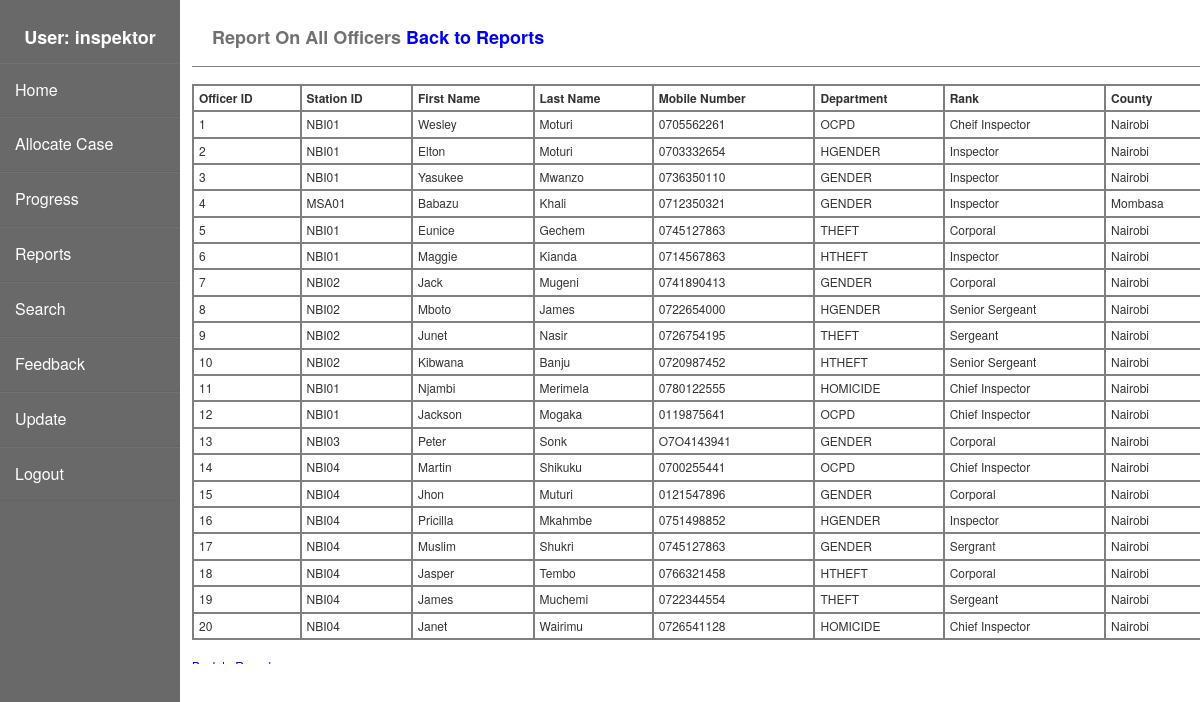
The app's page /genderhead/viewofficers.php (signed in) with its own data.
### tables this page shows
CREATE TABLE `users` (
  `id` int(11) NOT NULL,
  `firstName` varchar(50) DEFAULT NULL,
  `lastName` varchar(50) DEFAULT NULL,
  `mobile` varchar(20) DEFAULT NULL,
  `stationCode` varchar(20) DEFAULT NULL,
  `county` varchar(20) DEFAULT NULL,
  `department` varchar(20) DEFAULT NULL,
  `rank` varchar(20) DEFAULT NULL,
  `username` varchar(20) DEFAULT NULL,
  `password` varchar(255) DEFAULT NULL,
  `date` timestamp NULL DEFAULT current_timestamp()
);

### genderhead/viewofficers.php (the view, shortened to what this page needs)
<?php
$server="localhost";
$username="moturi";
$password="logmein";
$dbname="nationalcrimeinvestigation";
$con= mysqli_connect($server, $username, $password, $dbname);
?>
<!DOCTYPE html>
<html lang="en">
<head>
        <link href="../stylesheet.css" rel="stylesheet" type="text/css">
</head>
<body>
    <div class="wrapper">
        <div class="sidebar">
            <h2>User:
                <?php
            echo  $_SESSION["user"]
            ?>
            </h2>
            <ul style="list-style-type:none;">
                            <li><a href="index.php">Home</a></li>
                <li><a href="allocate.php">Allocate Case</a></li>
                <li><a href="progress.php">Progress</a></li>
                <li><a href="filter.php">Reports</a></li>
                <li><a href="search.php">Search</a></li>
                <li><a href="feedback.php">Feedback</a></li>
                <li><a href="update.php">Update</a></li>
                <li><a href="../logout.php">Logout</a></li>
            </ul>
        </div>
        <div class="main_content">
            <div class="main_content">
                <div class="top">
                    <H2>Report On All Officers <a href="index.php">Back to Reports</a></H2>
                </div>
    <br>
<div class="tabsort">
<table id="myTable">
    <tr>
        <th>Officer ID</th>
        <th>Station ID</th>
        <th>First Name</th>
        <th>Last Name</th>
        <th>Mobile Number</th>
        <th>Department</th>
        <th>Rank</th>
        <th>County</th>
    </tr>
    <?php
    $sql="SELECT * FROM users ORDER BY id ASC";
    $result=mysqli_query($con,$sql);
    if($result){
    while($row=mysqli_fetch_assoc($result)){
                        $id=$row['id'];
                        $stationCode=$row['stationCode'];
                        $firstName=$row['firstName'];
                        $lastName=$row['lastName'];
                        $mobile=$row['mobile'];
                        $department=$row['department'];
                        $rank=$row['rank'];
                        $county=$row['county'];
echo '
<tr>
        <td scope ="row">'.$id.' </td>
        <td>'.$stationCode.'</td>
        <td>'.$firstName.'</td>
        <td>'.$lastName.'</td>
        <td>'.$mobile.'</td>
        <td>'.$department.'</td>
        <td>'.$rank.'</td>
        <td>'.$county.'</td>
</tr>
';}
    }
    ?>
</table>
<br>
    <a href="filter.php">Back to Reports</a>
</div>
</div>
</div>
        </div>
</body>
</html>

### stylesheet.css (style rules this page uses)
body { font-family: "Helvetica Neue", Helvetica, Arial, sans-serif; font-size: 12px; line-height: 1.42857143; color: #333; background-color: #fff; background-image: none; margin: 0; }
* { box-sizing: border-box; }
a:link { text-decoration: none; }
.wrapper { display: flex; position: relative; overflow: hidden; }
.wrapper .sidebar { width: 15%; height: 100%; background: dimgrey; padding: 10px 0px; position: fixed; padding-right: -10px; }
.wrapper .sidebar h2 { color: #fff; text-align: center; margin-bottom: 5px; }
.wrapper .sidebar ul { margin-left: -40px; }
.wrapper .sidebar ul li { padding: 15px; border-bottom: 1px solid #676798; border-bottom: 1px solid rgba(0,0,0,0.05); border-top: 1px solid rgba(255,255,255,0.05); }
.wrapper .sidebar ul li a { color: white; display: block; font-size: medium; }
.wrapper .main_content { width: 100%; margin-left: 8%; position: fixed; }
.wrapper .main_content .top { padding: 10px 20px; padding-bottom: 0px; background: #fff; color: #717171; border-bottom: 1px solid grey; }
table { border-spacing: 0; width: 85%; border: 1px solid grey; }
td ,th { text-align: left; padding: 5px; border: 1px solid grey; line-height: 1.2; }
.tabsort { max-height: 580px; overflow-y: scroll; }

### records on screen
users: id "1", stationCode "NBI01", firstName "Wesley", lastName "Moturi", mobile "0705562261", department "OCPD", rank "Cheif Inspector", county "Nairobi"
users: id "2", stationCode "NBI01", firstName "Elton", lastName "Moturi", mobile "0703332654", department "HGENDER", rank "Inspector", county "Nairobi"
users: id "3", stationCode "NBI01", firstName "Yasukee", lastName "Mwanzo", mobile "0736350110", department "GENDER", rank "Inspector", county "Nairobi"
users: id "4", stationCode "MSA01", firstName "Babazu", lastName "Khali", mobile "0712350321", department "GENDER", rank "Inspector", county "Mombasa"
users: id "5", stationCode "NBI01", firstName "Eunice", lastName "Gechem", mobile "0745127863", department "THEFT", rank "Corporal", county "Nairobi"
users: id "6", stationCode "NBI01", firstName "Maggie", lastName "Kianda", mobile "0714567863", department "HTHEFT", rank "Inspector", county "Nairobi"
users: id "7", stationCode "NBI02", firstName "Jack", lastName "Mugeni", mobile "0741890413", department "GENDER", rank "Corporal", county "Nairobi"
users: id "8", stationCode "NBI02", firstName "Mboto", lastName "James", mobile "0722654000", department "HGENDER", rank "Senior Sergeant", county "Nairobi"
users: id "9", stationCode "NBI02", firstName "Junet", lastName "Nasir", mobile "0726754195", department "THEFT", rank "Sergeant", county "Nairobi"
users: id "10", stationCode "NBI02", firstName "Kibwana", lastName "Banju", mobile "0720987452", department "HTHEFT", rank "Senior Sergeant", county "Nairobi"
users: id "11", stationCode "NBI01", firstName "Njambi", lastName "Merimela", mobile "0780122555", department "HOMICIDE", rank "Chief Inspector", county "Nairobi"
users: id "12", stationCode "NBI01", firstName "Jackson", lastName "Mogaka", mobile "0119875641", department "OCPD", rank "Chief Inspector", county "Nairobi"
users: id "13", stationCode "NBI03", firstName "Peter", lastName "Sonk", mobile "O7O4143941", department "GENDER", rank "Corporal", county "Nairobi"
users: id "14", stationCode "NBI04", firstName "Martin", lastName "Shikuku", mobile "0700255441", department "OCPD", rank "Chief Inspector", county "Nairobi"
users: id "15", stationCode "NBI04", firstName "Jhon", lastName "Muturi", mobile "0121547896", department "GENDER", rank "Corporal", county "Nairobi"
users: id "16", stationCode "NBI04", firstName "Pricilla", lastName "Mkahmbe", mobile "0751498852", department "HGENDER", rank "Inspector", county "Nairobi"
users: id "17", stationCode "NBI04", firstName "Muslim", lastName "Shukri", mobile "0745127863", department "GENDER", rank "Sergrant", county "Nairobi"
users: id "18", stationCode "NBI04", firstName "Jasper", lastName "Tembo", mobile "0766321458", department "HTHEFT", rank "Corporal", county "Nairobi"
users: id "19", stationCode "NBI04", firstName "James", lastName "Muchemi", mobile "0722344554", department "THEFT", rank "Sergeant", county "Nairobi"
users: id "20", stationCode "NBI04", firstName "Janet", lastName "Wairimu", mobile "0726541128", department "HOMICIDE", rank "Chief Inspector", county "Nairobi"

### other values on screen
$_SESSION["user"] "inspektor"
